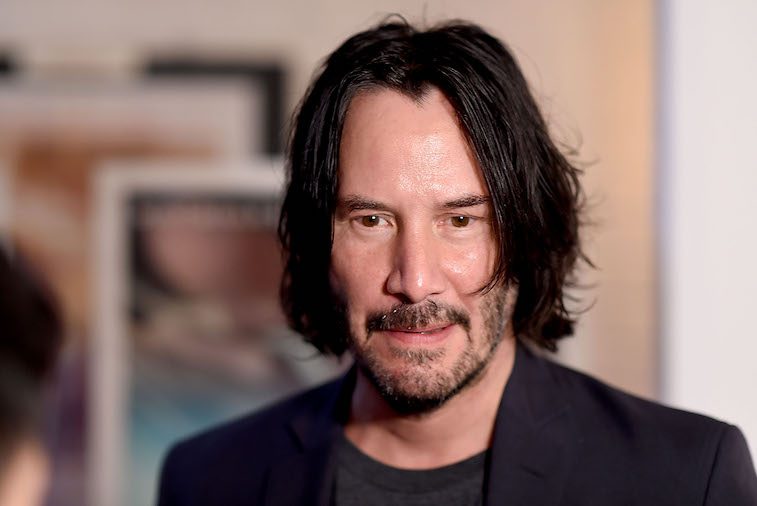
#> input picture oldtests/camtests/keanu.jpg, 757 x 506 px
$ python facedetecttest.py
#> lines starting #> are read from the running program, lines starting #| are printed output that depends on the picture; after the words box and inside, x2 and y2 are one past the last pixel; in counts of white or black regions, pixels touching at a corner belong together
import numpy as np
import cv2 as cv

face_cascade = cv.CascadeClassifier('facehaar.xml')

img = cv.imread('keanu.jpg')
#> img is the input picture: shape (506, 757, 3); mean B, G, R 100.4, 104.9, 127.9
gray = cv.cvtColor(img,cv.COLOR_BGR2GRAY)
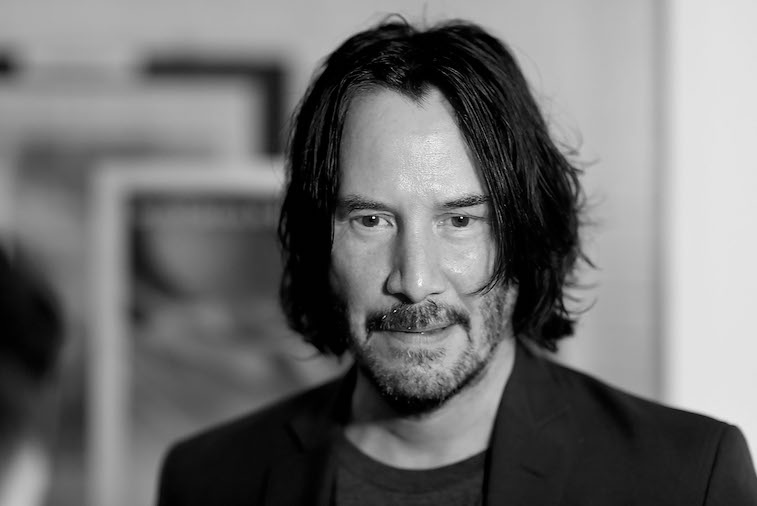
#> gray: shape (506, 757); min 0, max 254, mean 111.2

faces = face_cascade.detectMultiScale(gray, 1.1, 5)
#> faces = [[296, 130, 236, 236]]
for (x,y,w,h) in faces:
    cv.rectangle(img,(x,y),(x+w,y+h),(255,0,0),2)
    roi_gray = gray[y:y+h, x:x+w]
    roi_color = img[y:y+h, x:x+w]
#> this loop made 1 pass
#> pass 1, `roi_gray = gray[y:y+h, x:x+w]`:
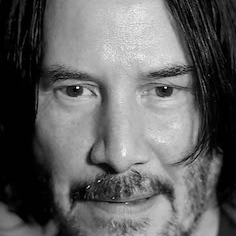
#> roi_gray: shape (236, 236); min 0, max 254, mean 98.1
#> pass 1, `roi_color = img[y:y+h, x:x+w]`:
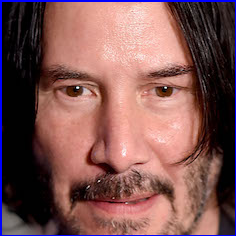
#> roi_color: shape (236, 236, 3); mean B, G, R 83.9, 85.3, 126.1
#> after the loop:
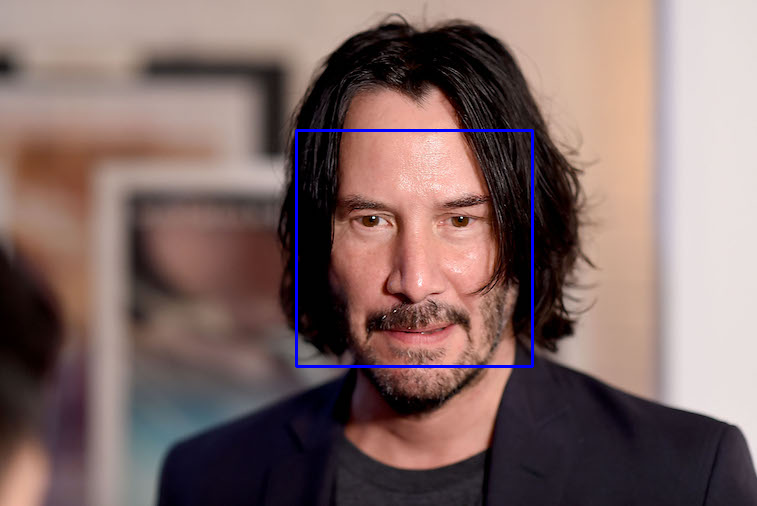
#> img: shape (506, 757, 3); 0.74% of pixels changed, all inside (x1, y1, x2, y2) = (295, 129, 534, 368)
    # eyes = eye_cascade.detectMultiScale(roi_gray)
    # for (ex,ey,ew,eh) in eyes:
    #     cv.rectangle(roi_color,(ex,ey),(ex+ew,ey+eh),(0,255,0),2)
cv.imshow('img',img)
cv.waitKey(0)
cv.destroyAllWindows()
